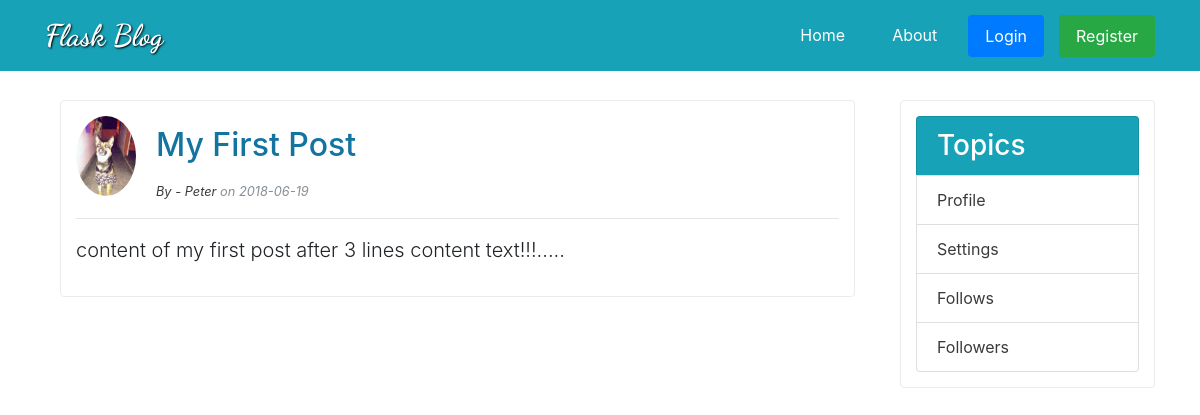
/post/1, run on the app's committed database.
### flaskblog/models.py (models this page shows, shortened)
class User(db.Model, UserMixin):
	id = db.Column(db.Integer, primary_key=True)
	username = db.Column(db.String(20), unique=True, nullable=False)
	email = db.Column(db.String(120), unique=True, nullable=False)
	image_file = db.Column(db.String(20), default='default.jpg', nullable=False)
	password = db.Column(db.String(60), nullable=False)
	posts = db.relationship('Post', backref='author', lazy=True)

class Post(db.Model):
	id = db.Column(db.Integer, primary_key=True)
	title = db.Column(db.String(100), nullable=False)
	date_posted = db.Column(db.DateTime, nullable=False, default=datetime.utcnow)
	content = db.Column(db.Text, nullable=False)
	user_id = db.Column(db.Integer, db.ForeignKey('user.id'), nullable=False)

### flaskblog/routes.py (the view)
@app.route('/post/<int:post_id>')
def post(post_id):
	post = Post.query.get_or_404(post_id)
	return render_template('post.html', title=post.title, post=post)

### flaskblog/templates/post.html (shortened to what this page needs)
{% extends "layout.html" %}
{% block content %}
    <div class="container">
        <div class="fluid-container border rounded content">
            <img class="rounded-circle postpic " src="{{url_for('static', filename='propic/'+post.author.image_file)}}" alt="">
            <h2 class="title" >{{post.title}}</h2>
            <p class="font-italic text-muted small datetime"><a href="{{ url_for('userpost', username=post.author.username) }}">By - {{post.author.username}} </a>on {{post.date_posted.strftime('%Y-%m-%d') }}</p>
            <hr>
            <p class="lead ">{{post.content}}</p>
        </div>
    </div>
{% endblock content %}

### flaskblog/static/main.css (style rules this page uses)
a { color:rgb(58, 58, 58); }
.title { color: rgb(20, 116, 160); padding: 10px; padding-left: 0; }
.content { margin-top: 20px; }
.border { padding: 15px; transition: all 0.3s ease-in-out; }
.postpic { float: left; margin-right: 20px; width: 60px; }
.datetime { margin-left: 80px; margin-top: 5px; }

### data on the page
User: image_file (picture), author.username "Peter"
Post: title "My First Post", date_posted "2018-06-19", content "content of my first post after 3 lines content text!!!....."
